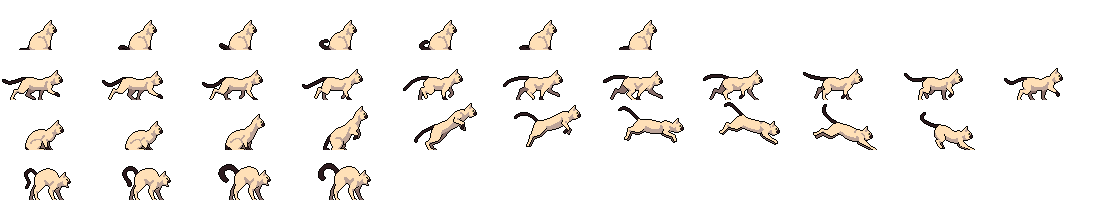
#> input picture assets/pixel-art/npc/gato-a.png, 1100 x 200 px; its folder holds 5 pictures in this run
$ python build_taverna.py ../assets/pixel-art/npc/carcereiro-p-calm.png ../assets/pixel-art/npc/gato-a.png ../assets/pixel-art/npc/gato-d.png
#> lines starting #> are read from the running program, lines starting #| are printed output that depends on the picture; after the words box and inside, x2 and y2 are one past the last pixel; in counts of white or black regions, pixels touching at a corner belong together
"""
Taverna do Refúgio (a cabana do curtidor, que vivia trancada, vira a entrada): interior grande montado do mapa do
pacote CraftPix "Tavern" (só cenário; os fregueses desenhados no mapa ficam de fora) e dois funcionários:
  · Farias, o taberneiro — sprite do taberneiro (peasant-4) com cabelo e barba grisalhos, pele morena, óculos
    redondos e camisa verde-escura, como no retrato dele;
  · Maria, a garçonete — sprite da garçonete (peasant-2) com cabelo castanho ondulado de pontas claras, bandana
    preta estampada e blusa marrom-escura, como no retrato dela.
Os retratos de fala (5 expressões de cada) viram os 128x128 que a caixa de fala do Refúgio usa.
Saídas: assets/pixel-art/npc/farias.png, maria.png, farias-p-*.png, maria-p-*.png
        assets/pixel-art/hub/taverna/base.png, top.png, props.png/.json, taverna.json
Uso: python3 scripts/build_taverna.py <pasta Tiled_files do pacote Tavern> <retrato Farias> <retrato Maria>
"""
import json, math, os, sys, xml.etree.ElementTree as ET
import numpy as np
from PIL import Image
from scipy import ndimage

ROOT = os.path.dirname(os.path.dirname(os.path.abspath(__file__)))
NPC = os.path.join(ROOT, "assets", "pixel-art", "npc"); OUT = os.path.join(ROOT, "assets", "pixel-art", "hub", "taverna")
os.makedirs(OUT, exist_ok=True)
TD, PF, PM = sys.argv[1], sys.argv[2], sys.argv[3]

# ── retratos ────────────────────────────────────────────────────────────────────────────────────────
def portraits(src, name):
#> called with src = '../assets/pixel-art/npc/gato-a.png', name = 'farias'
    im = Image.open(src).convert("RGBA"); a = np.array(im).astype(int)
#> in portraits, im is the input picture: PIL image 1100x200 RGBA; mean R, G, B, A 18.6, 16.1, 13.6, 28.5
    white = (a[..., :3].min(-1) > 236)
#> white: shape (200, 1100) bool; every value is 0
    # fundo = branco ligado à borda (os olhos e dentes brancos ficam)
    lab, _ = ndimage.label(white); edge = set(np.unique(np.concatenate([lab[0], lab[-1], lab[:, 0], lab[:, -1]]))) - {0}
#> after `lab, _ = ndimage.label(white)`: lab: shape (200, 1100) int32; every value is 0
#> after `edge = set(np.unique(np.concatenate([lab[0], lab[-1], lab[:, 0], lab[:`: edge = 0 items
    bg = np.isin(lab, list(edge)); a[bg, 3] = 0
    Hh, Ww = a.shape[:2]; cw = Ww // 3
#> after `Hh, Ww = a.shape[:2]`: Hh = 200; Ww = 1100
#> after `cw = Ww // 3`: cw = 366
    cells = [(0, 0, cw), (0, cw, 2 * cw), (0, 2 * cw, Ww), (1, cw // 2, cw // 2 + cw), (1, cw // 2 + cw, cw // 2 + 2 * cw)]
    boxes = []
    for row, x0, x1 in cells:
        y0, y1 = (0, Hh // 2) if row == 0 else (Hh // 2, Hh); m = a[y0:y1, x0:x1, 3] > 0
        yy_, xx_ = np.where(m); boxes.append((slice(y0 + yy_.min(), y0 + yy_.max() + 1), slice(x0 + xx_.min(), x0 + xx_.max() + 1)))
#> this loop made 5 passes
#> pass 1, in portraits, `m = a[y0:y1, x0:x1, 3] > 0`:
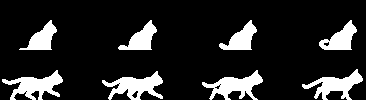
#> m: shape (100, 366) bool; 15% white; 8 white regions, largest, box (x1, y1, x2, y2) and area: (102, 71, 163, 100) 862, (2, 70, 63, 100) 849, (202, 70, 263, 100) 826
#> after the loop:
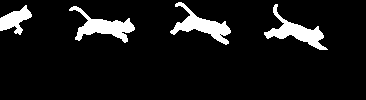
#> m: shape (100, 366) bool; 8.6% white; 4 white regions, box (x1, y1, x2, y2) and area: (69, 6, 135, 43) 903, (170, 2, 231, 45) 879, (264, 4, 328, 50) 875, (0, 5, 32, 35) 478
#> after the loop, boxes = 5 items
    keys = ["calm", "smile", "aggression", "special", "sadness"]
    for k, sl in zip(keys, boxes):
        crop = Image.fromarray(a[sl].clip(0, 255).astype(np.uint8))
        s = max(crop.size); sq = Image.new("RGBA", (s, s)); sq.paste(crop, ((s - crop.width) // 2, s - crop.height))
        p = sq.resize((128, 128), Image.BOX)
        al = np.array(p)[..., 3]; p = p.convert("RGB").quantize(48, method=Image.Quantize.MEDIANCUT).convert("RGBA")
        pa = np.array(p); pa[..., 3] = np.where(al > 110, 255, 0); p = Image.fromarray(pa)
        p.save(os.path.join(NPC, f"{name}-p-{k}.png"))
        if k == "calm": p.save(os.path.join(NPC, f"{name}-p-talk.png"))
#> this loop made 5 passes
#> (k, s) on passes 1 to 5: ('calm', 361), ('smile', 329), ('aggression', 331), ('special', 331), ('sadness', 328)
#> pass 1, in portraits, `al = np.array(p)[..., 3]`:
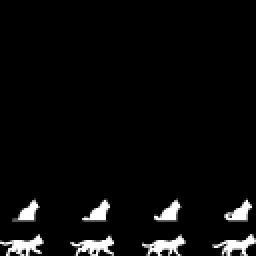
#> al: shape (128, 128) (shown 2 times larger); min 0, max 255, mean 10.7
    print(name, "retratos", len(boxes))
#| farias retratos 5
portraits(PF, "farias"); portraits(PM, "maria")
#> call 2 of portraits, with src = '../assets/pixel-art/npc/gato-d.png', name = 'maria'
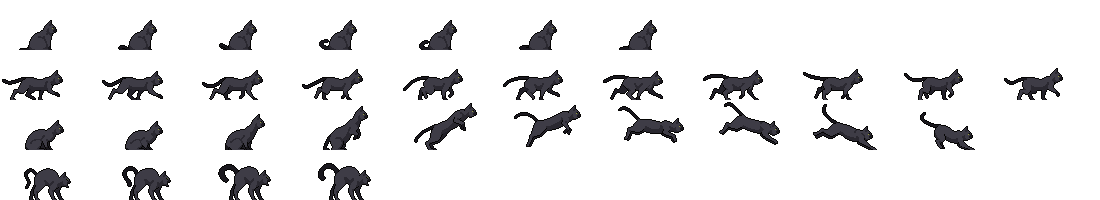
#> input picture assets/pixel-art/npc/gato-d.png, 1100 x 200 px
#> in portraits, im is the input picture: PIL image 1100x200 RGBA; mean R, G, B, A 4.7, 4.5, 5.3, 28.5
#> the loop in portraits (call 2), `for k, sl in zip(keys, boxes):` made 5 passes
#> pass 1, in portraits (call 2), `crop = Image.fromarray(a[sl].clip(0, 255).astype(np.uint8))`:
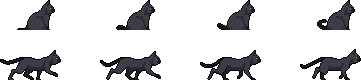
#> crop: PIL image 361x80 RGBA; mean R, G, B, A 8.1, 7.8, 9.1, 48.4; transparent parts drawn white
#> after the loop in portraits (call 2), `for k, sl in zip(keys, boxes):`:
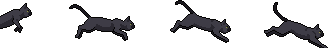
#> crop: PIL image 328x48 RGBA; mean R, G, B, A 8.3, 7.9, 9.2, 50.8; transparent parts drawn white
#> after the loop in portraits (call 2), `for k, sl in zip(keys, boxes):`:
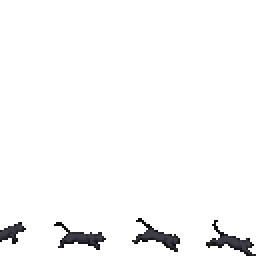
#> p: PIL image 128x128 RGBA (shown 2 times larger); mean R, G, B, A 1.3, 1.2, 1.4, 7.7; transparent parts drawn white
#| maria retratos 5

# ── sprites recoloridos ─────────────────────────────────────────────────────────────────────────────
C = lambda *v: np.array(list(v) + [255], np.uint8)
def recolor(src, dst, fn):
#> (the run stopped early here; a loop or call above may not have finished)
